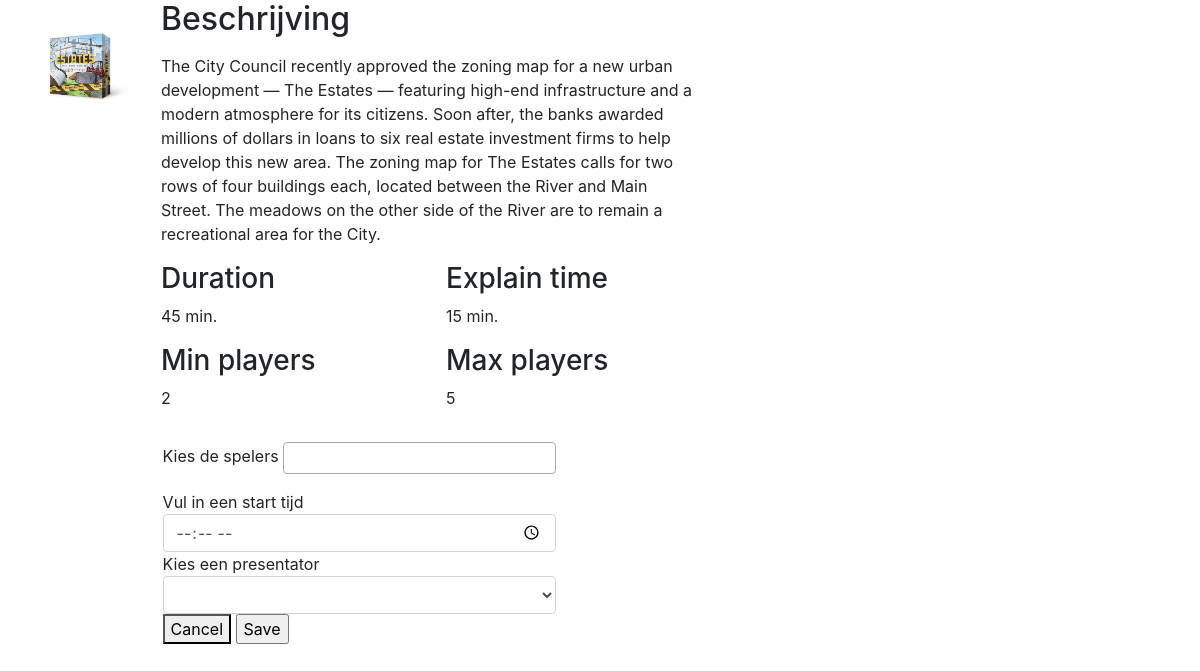
/addevent.php?gameid=14, run on the app's committed database.
### tables this page shows
CREATE TABLE IF NOT EXISTS `games` (
  `id` int(11) NOT NULL,
  `name` varchar(255) NOT NULL,
  `image` varchar(255) NOT NULL,
  `description` text NOT NULL,
  `expansions` text,
  `skills` text,
  `url` varchar(255) DEFAULT NULL,
  `youtube` text,
  `min_players` int(11) NOT NULL,
  `max_players` int(11) NOT NULL,
  `play_minutes` int(11) NOT NULL,
  `explain_minutes` int(11) NOT NULL
);

### addevent.php (the view, shortened to what this page needs)
<?php
$servername = "localhost";
$username = "root";
$password = "mysql";
$myDB = "planningtool";
try {
  $conn = new PDO("mysql:host=$servername;dbname=$myDB", $username, $password);
  $conn->setAttribute(PDO::ATTR_ERRMODE, PDO::ERRMODE_EXCEPTION);
}
catch(PDOException $e)
{
}
$sql = 'SELECT * FROM games WHERE id =:id';
$query = $conn->prepare($sql);
$query->bindParam(':id', $_GET['gameid']);
$query->execute();
$result = $query->fetch();
$sql2 = 'SELECT * FROM players';
$query2 = $conn->prepare($sql2);
$query2->execute();
$result2 = $query2->fetchAll();
?>
<!doctype html>
<html lang="en">
  <head>
    <link rel="stylesheet" href="https://stackpath.bootstrapcdn.com/bootstrap/4.3.1/css/bootstrap.min.css">
    <link href="https://cdnjs.cloudflare.com/ajax/libs/select2/4.0.7/css/select2.min.css" rel="stylesheet" />
    <link rel="stylesheet" href="css/style.css">
  </head>
  <body>
    <div class="container">
      <div class="row">
        <div class="col-">
          <img src="img/<?php echo $result['image'];?>" alt="" style="width:100px; height:100px; float:left; margin:1em 1em 0 0;" >
        </div>
        <div class="col-6">
          <h2>Beschrijving</h2>
          <p><?php echo $result['description'];?></p>
        </div>
      </div>
      <div class="row">
        <div class="col-" style="width:100px; margin:1em 1em 0 0;">
        </div>
        <div class="col-3">
          <h3>Duration</h3>
          <p><?php echo $result['play_minutes'];?> min.</p>
        </div>
        <div class="col-3">
          <h3>Explain time</h3>
          <p><?php echo $result['explain_minutes'];?> min.</p>
        </div>
      </div>
      <div class="row">
        <div class="col-" style="width:100px; margin:1em 1em 0 0;">
        </div>
        <div class="col-3">
          <h3>Min players</h3>
          <p><?php echo $result['min_players'];?></p>
        </div>
        <div class="col-3">
          <h3>Max players</h3>
          <p><?php echo $result['max_players'];?></p>
        </div>
      </div>
      <div class="row" style="margin-left:0.1em;">
        <div class="col-" class="col-" style="width:100px; margin:1em 1em 0 0;">
        </div>
          <form action="index.html" method="post">
            <div style="margin-top:1em;">Kies de spelers  </div>
            <div style="margin-top:1em;">Vul in een start tijd <input class="form-control" style="float:right;" type="time" name="chosentime" value=""></div>
            <div style="margin-top:1em;">Kies een presentator <select class="form-control" style="float:right;" name="chosenpresenter">
                 <?php
                 foreach ($result2 as $row) {
                 ?>
                 <option value=""><?php echo $row['name']?></option>
                 <?php
                 }
                 ?>
                 </select>
            </div>
            <button onclick="location.href='games.php'" type="button" name="button">Cancel</button>
            <input type="submit" name="" value="Save">
          </form>
      </div>
    </div>
  </body>
</html>

### data on the page
games: image (picture), description "The City Council recently approved the zoning map for a new urban development — The Estates — featuring high-end infrastructure and a modern atmosphere for its citizens. Soon after, the banks awarded millions of dollars in loans to six real estate investment firms to help develop this new area. The zoning map for The Estates calls for two rows of four buildings each, located between the River and Main Street. The meadows on the other side of the River are to remain a recreational area for the City.", play_minutes "45", explain_minutes "15", min_players "2", max_players "5"
